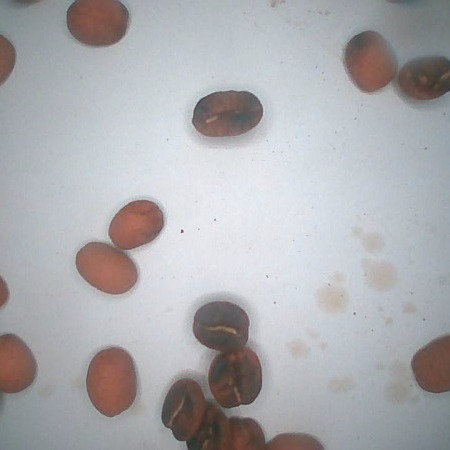
#> input picture data/test/medio/medio_disperso_20261015_215945_060.jpg, 450 x 450 px, found by its file name; its folder holds only this picture in this run
$ python auto_curate.py   (older library calls are emulated)
#> lines starting #> are read from the running program, lines starting #| are printed output that depends on the picture; after the words box and inside, x2 and y2 are one past the last pixel; in counts of white or black regions, pixels touching at a corner belong together
#> in main, image is the input picture: shape (450, 450, 3); mean B, G, R 175.6, 172.4, 172.6
### src/coffee_dataset/autocurate.py
"""Automatic first pass of curation: measure every raw frame and reject the clearly bad ones.

Measuring (FrameMetrics) is separate from deciding (Rule objects), so rules can be added,
removed or re-tuned without touching the rest. Raw files are never modified.
"""

from __future__ import annotations

from dataclasses import dataclass
from typing import Protocol

import cv2
import numpy as np


@dataclass(frozen=True)
class FrameMetrics:
    coverage: float      # share of the central area that is not white paper (beans, hands, objects...)
    largest_blob: int    # pixels of the biggest bean-sized blob in the central area (0 = none)
    hand_area: float     # share of the whole frame that is a large, smooth, skin-coloured region
    glove_area: float    # share of the whole frame that is a large warm-white region (latex glove)
    sharpness: float     # variance of the Laplacian (low = blurry)
    dark_share: float    # share of non-paper pixels that are very dark (dark beans)
    brightness: float    # mean V of the whole frame


def measure(image: np.ndarray) -> FrameMetrics:
    h, w = image.shape[:2]
#> h = 450; w = 450
    scale = 800 / w if w != 800 else 1.0
#> scale = 1.78
    if scale != 1.0:
        image = cv2.resize(image, (800, int(h * scale)), interpolation=cv2.INTER_AREA)
#> image: shape (800, 800, 3)
        h, w = image.shape[:2]
#> h = 800; w = 800
    hsv_full = cv2.cvtColor(image, cv2.COLOR_BGR2HSV)
#> hsv_full: shape (800, 800, 3); mean H, S, V 92, 22, 180.7
    gray_full = cv2.cvtColor(image, cv2.COLOR_BGR2GRAY)

    y0, y1, x0, x1 = int(h * 0.12), int(h * 0.88), int(w * 0.15), int(w * 0.85)
#> y0 = 96; y1 = 704; x0 = 120; x1 = 680
    hsv = hsv_full[y0:y1, x0:x1]
#> hsv: shape (608, 560, 3); mean H, S, V 95.7, 19.6, 198.4
    gray = gray_full[y0:y1, x0:x1]
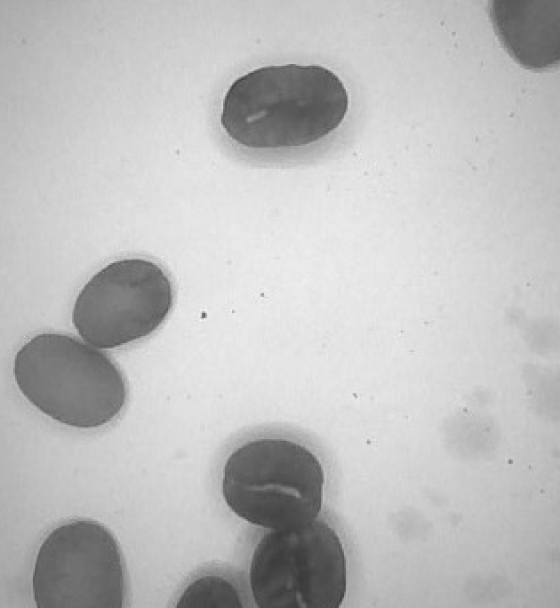
#> gray: shape (608, 560); min 57, max 247, mean 190.3
    sat, val = hsv[..., 1].astype(int), hsv[..., 2].astype(int)
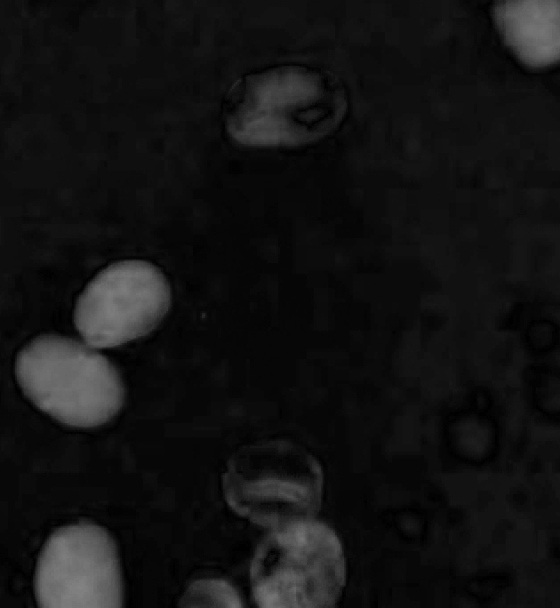
#> sat: shape (608, 560) int64; min 0, max 132, mean 19.6

    paper = (sat < 55) & (val > 135)
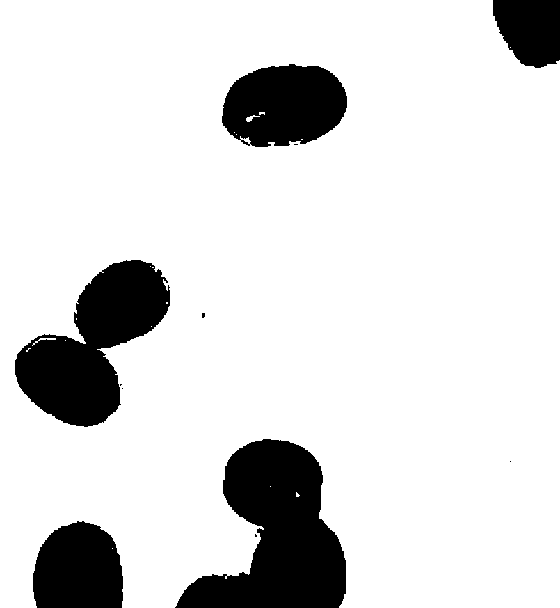
#> paper: shape (608, 560) bool; 85.8% white; 11 black regions (6 under 20 px), largest, box (x1, y1, x2, y2) and area: (175, 439, 346, 608) 16717, (15, 260, 170, 427) 13323, (222, 64, 347, 147) 8102, (33, 521, 123, 608) 6595, (493, 0, 560, 68) 3726
    beans = cv2.morphologyEx((~paper).astype(np.uint8), cv2.MORPH_OPEN, np.ones((3, 3), np.uint8))
#> beans: shape (608, 560); values 0 (black) and 1 (white), 14.2% white; 6 white regions (1 under 20 px), largest, box (x1, y1, x2, y2) and area: (176, 439, 346, 608) 16700, (15, 260, 170, 427) 13241, (222, 64, 347, 147) 8058, (33, 522, 123, 608) 6590, (493, 0, 560, 68) 3716
    coverage = float(beans.mean())
#> coverage = 0.142
    count, _, stats, _ = cv2.connectedComponentsWithStats(beans)
#> count = 7; stats = [[0, 0, 560, 608, 292163], [493, 0, 67, 68, 3716], [222, 64, 125, 83, 8058], [15, 260, 155, 167, 13241], [202, 313, 3, 4, 12], [176, 439, 170, 169, 16700], [33, 522, 90, 86, 6590]]
    areas = stats[1:, cv2.CC_STAT_AREA]
#> areas = [3716, 8058, 13241, 12, 16700, 6590]
    sized = areas[(areas > 250) & (areas < 6000)]
#> sized = [3716]
    largest = int(sized.max()) if sized.size else 0
#> largest = 3716
    dark = float(((val < 70) & (beans > 0)).sum() / max(1, beans.sum()))
#> dark = 0.00762

    return FrameMetrics(
        coverage=coverage,
        largest_blob=largest,
        hand_area=_hand_area(image, gray_full),
        glove_area=_glove_area(image),
        sharpness=float(cv2.Laplacian(gray, cv2.CV_64F).var()),
        dark_share=dark,
        brightness=float(hsv_full[..., 2].mean()),
    )


def _hand_area(image: np.ndarray, gray: np.ndarray) -> float:
    """Skin colour + smooth texture, then an opening wider than any bean: only hands survive."""
    ycc = cv2.cvtColor(image, cv2.COLOR_BGR2YCrCb)
#> ycc: shape (800, 800, 3); mean of channels 0, 1, 2 172.8, 127.9, 129.5
    sat, val = cv2.cvtColor(image, cv2.COLOR_BGR2HSV)[..., 1], cv2.cvtColor(image, cv2.COLOR_BGR2HSV)[..., 2]
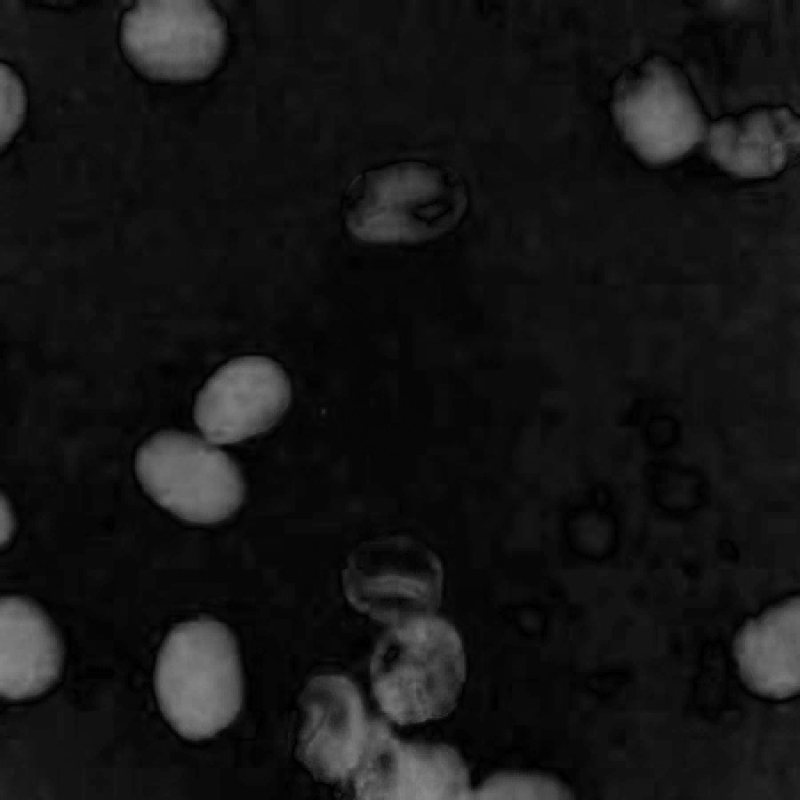
#> sat: shape (800, 800); min 0, max 139, mean 22
#> val: shape (800, 800)
    skin = (ycc[..., 1] > 135) & (ycc[..., 1] < 180) & (ycc[..., 2] > 85) & (ycc[..., 2] < 135) & (sat > 25) & (val > 80)
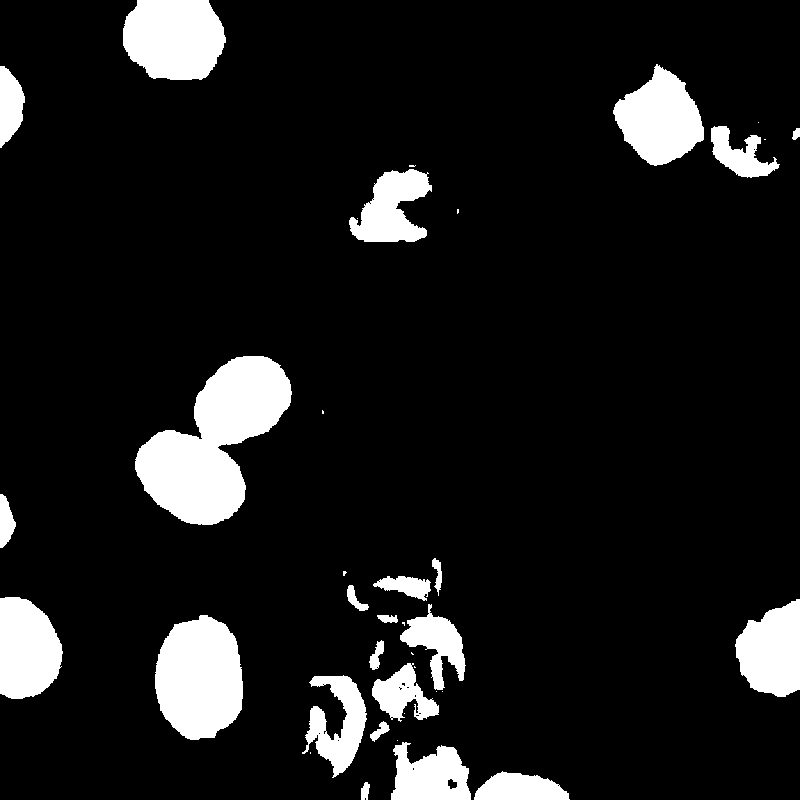
#> skin: shape (800, 800) bool; 10.6% white; 38 white regions (15 under 20 px), largest, box (x1, y1, x2, y2) and area: (135, 356, 292, 525) 14065, (155, 615, 243, 740) 8624, (123, 0, 226, 80) 6853
    g = gray.astype(np.float32)
    mean = cv2.blur(g, (7, 7))
    local_std = np.sqrt(np.maximum(cv2.blur(g * g, (7, 7)) - mean * mean, 0))
    mask = (skin & (local_std < 4)).astype(np.uint8)
#> mask: shape (800, 800); values 0 (black) and 1 (white), 8.7% white; 63 white regions (36 under 20 px), largest, box (x1, y1, x2, y2) and area: (138, 359, 287, 519) 10909, (156, 622, 239, 738) 7304, (123, 0, 224, 78) 6481
    mask = cv2.morphologyEx(mask, cv2.MORPH_OPEN, cv2.getStructuringElement(cv2.MORPH_ELLIPSE, (41, 41)))
#> mask: shape (800, 800); values 0 (black) and 1 (white), 5.9% white; 9 white regions, largest, box (x1, y1, x2, y2) and area: (159, 622, 239, 734) 6540, (123, 0, 222, 78) 6381, (139, 435, 240, 518) 5913
    return float(mask.mean())


def _glove_area(image: np.ndarray) -> float:
    """Latex gloves are bright, slightly warm and a bit saturated; blown-out paper is pure white."""
    b, r = image[..., 0].astype(int), image[..., 2].astype(int)
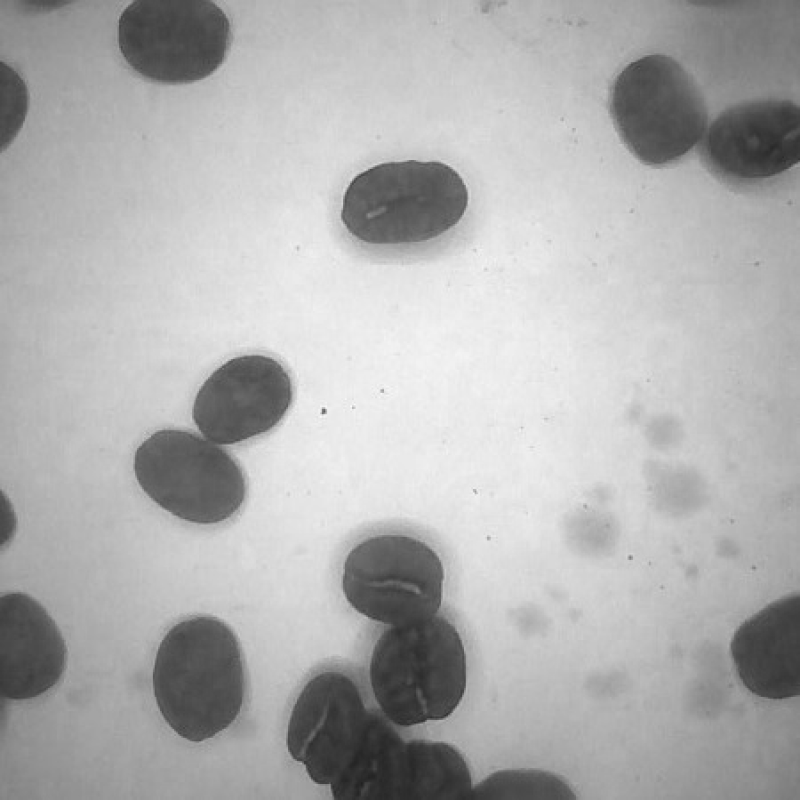
#> b: shape (800, 800) int64; min 32, max 252, mean 175.5
    hsv = cv2.cvtColor(image, cv2.COLOR_BGR2HSV)
    mask = ((hsv[..., 2] > 190) & (hsv[..., 1] >= 8) & (hsv[..., 1] < 45) & (r - b > -3)).astype(np.uint8)
#> mask: shape (800, 800); values 0 (black) and 1 (white), 0.44% white; 91 white regions (76 under 20 px), largest, box (x1, y1, x2, y2) and area: (569, 510, 614, 557) 1326, (519, 608, 542, 633) 357, (240, 390, 296, 451) 253
    mask = cv2.morphologyEx(mask, cv2.MORPH_OPEN, cv2.getStructuringElement(cv2.MORPH_ELLIPSE, (25, 25)))
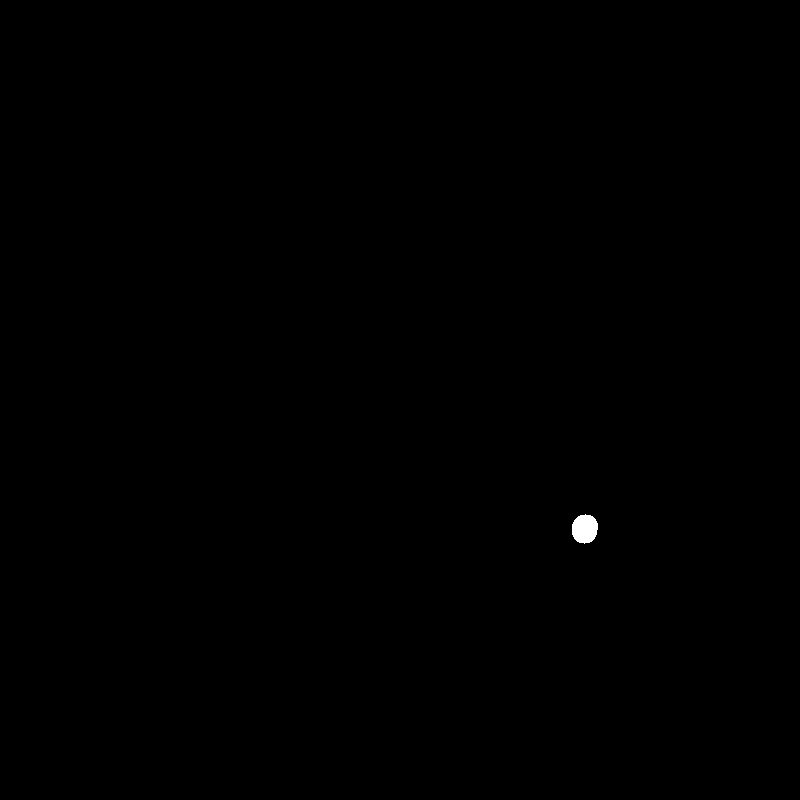
#> mask: shape (800, 800); values 0 (black) and 1 (white), 0.1% white; 1 white region, box (x1, y1, x2, y2) and area: (572, 514, 598, 544) 610
    return float(mask.mean())


class Rule(Protocol):
    def reject_reason(self, m: FrameMetrics, label: str, layout: str) -> str | None: ...


@dataclass(frozen=True)
class HandRule:
    max_hand: float = 0.025
    max_glove: float = 0.005

    def reject_reason(self, m: FrameMetrics, label: str, layout: str) -> str | None:
        if m.hand_area > self.max_hand:
            return "hand"
        return "glove" if m.glove_area > self.max_glove else None


@dataclass(frozen=True)
class TooFewBeansRule:
    """Group/spread photos need many beans; 'individual' photos need exactly one bean."""
    min_coverage: float = 0.05

    # [4 lines left out: function reject_reason, not called in this run]


@dataclass(frozen=True)
class BlurRule:
    min_sharpness: float = 25.0

    # [4 lines left out: function reject_reason, not called in this run]


@dataclass(frozen=True)
class ExposureRule:
    min_brightness: float = 90.0
    max_brightness: float = 215.0

    # [4 lines left out: function reject_reason, not called in this run]


@dataclass(frozen=True)
class MixedRoastRule:
    """Reject frames that contain too many beans darker than the class should have."""
    max_dark_share: dict[str, float]

    def reject_reason(self, m: FrameMetrics, label: str, layout: str) -> str | None:
        limit = self.max_dark_share.get(label)
        return "mixed_roast" if limit is not None and m.dark_share > limit else None


def default_rules() -> tuple[Rule, ...]:
    return (HandRule(), TooFewBeansRule(), BlurRule(), ExposureRule(), MixedRoastRule({"medio": 0.10}))


def judge(m: FrameMetrics, label: str, layout: str, rules: tuple[Rule, ...]) -> str | None:
    """First reason to reject, or None to keep. 'nada_otro' only needs a usable exposure."""
#> called with label = 'medio', layout = 'disperso'
    if label == "nada_otro":
        return ExposureRule(60.0, 250.0).reject_reason(m, label, layout)
    for rule in rules:
        reason = rule.reject_reason(m, label, layout)
        if reason:
            return reason
    return None

### src/coffee_dataset/curation.py
"""Stage 2: raw -> curated. Keeps a resumable log of keep/discard decisions."""

from __future__ import annotations

import csv
import shutil
from pathlib import Path

LOG_NAME = "decisions.csv"
KEEP, DISCARD = "keep", "discard"


class CurationLog:
    """dataset/curated/decisions.csv  (relative file, decision)."""

    def __init__(self, raw_root: Path, curated_root: Path) -> None:
        self._raw = Path(raw_root)
        self._curated = Path(curated_root)
        self._curated.mkdir(parents=True, exist_ok=True)
        self._log = self._curated / LOG_NAME
        self._decisions: dict[str, str] = {}
        self._order: list[str] = []
        if self._log.exists():
            with self._log.open(newline="", encoding="utf-8") as fh:
                for row in csv.DictReader(fh):
                    self._decisions[row["file"]] = row["decision"]
                    self._order.append(row["file"])

    def pending(self, labels: tuple[str, ...]) -> list[str]:
        """Raw files (relative, 'label/name.jpg') without a decision yet, in time order."""
        files: list[str] = []
        for label in labels:
            folder = self._raw / label
            if folder.exists():
                files += [f"{label}/{p.name}" for p in sorted(folder.glob("*.jpg"))]
        return [f for f in files if f not in self._decisions]

    def decide(self, rel: str, decision: str) -> None:
        if decision == KEEP:
            dest = self._curated / rel
            dest.parent.mkdir(parents=True, exist_ok=True)
            shutil.copy2(self._raw / rel, dest)
        if rel not in self._decisions:
            self._order.append(rel)
        self._decisions[rel] = decision
        self._save()

    # [9 lines left out: function undo, not called in this run]

    def summary(self) -> tuple[int, int]:
        values = list(self._decisions.values())
        return values.count(KEEP), values.count(DISCARD)

    def _save(self) -> None:
        with self._log.open("w", newline="", encoding="utf-8") as fh:
            writer = csv.writer(fh)
            writer.writerow(("file", "decision"))
            for rel in self._order:
                writer.writerow((rel, self._decisions[rel]))

### tools/auto_curate.py
"""Automatic first pass: keep the good raw photos, reject hands / blur / empty frames / mixed roasts.

    python tools\\auto_curate.py --dataset dataset_closed --dry-run     (only writes the report)
    python tools\\auto_curate.py --dataset dataset_closed               (copies the kept photos to curated/)

Raw photos are never touched. Afterwards `tools\\curate.py --dataset ...` still lets you fix by hand
anything it got wrong (photos already decided here are skipped there).
"""

from __future__ import annotations

import argparse
import csv
import sys
from collections import Counter
from pathlib import Path

import cv2

sys.path.insert(0, str(Path(__file__).resolve().parent.parent / "src"))

from coffee_dataset.autocurate import default_rules, judge, measure  # noqa: E402
from coffee_dataset.config import DEFAULT_LABELS  # noqa: E402
from coffee_dataset.curation import DISCARD, KEEP, CurationLog  # noqa: E402

REPORT = "auto_report.csv"


def layout_of(label: str, name: str) -> str:
    rest = name[len(label) + 1:] if name.startswith(label + "_") else name
    return rest.split("_")[0]


def main() -> int:
    ap = argparse.ArgumentParser(description=__doc__, formatter_class=argparse.RawDescriptionHelpFormatter)
    ap.add_argument("--dataset", type=Path, default=Path("dataset"))
    ap.add_argument("--dry-run", action="store_true", help="only write the report, copy nothing")
    a = ap.parse_args()

    raw, curated = a.dataset / "raw", a.dataset / "curated"
    log = CurationLog(raw, curated)
    rules = default_rules()
    todo = log.pending(DEFAULT_LABELS)
    if not todo:
        print("Nothing to do: every raw photo already has a decision.")
        return 0

    rows, counts = [], Counter()
    for i, rel in enumerate(todo, 1):
        label, name = rel.split("/", 1)
        image = cv2.imread(str(raw / rel))
        if image is None:
            reason, m = "unreadable", None
        else:
            m = measure(image)
            reason = judge(m, label, layout_of(label, name), rules)
#> reason = 'hand'
        decision = KEEP if reason is None else DISCARD
#> decision = 'discard'
        counts[(label, reason or "keep")] += 1
        rows.append((rel, decision, reason or "", *(("%.4f" % v for v in vars(m).values()) if m else ())))
        if not a.dry_run:
            log.decide(rel, decision)
        if i % 200 == 0:
            print(f"  {i}/{len(todo)}")

    curated.mkdir(parents=True, exist_ok=True)
    report = curated / REPORT
    previous: dict[str, list[str]] = {}
    if report.exists():                          # keep rows from earlier (interrupted) runs
        with report.open(newline="", encoding="utf-8") as fh:
            reader = csv.reader(fh)
            next(reader, None)
            previous = {row[0]: row for row in reader if row}
    previous.update({str(r[0]): [str(v) for v in r] for r in rows})
    with report.open("w", newline="", encoding="utf-8") as fh:
        w = csv.writer(fh)
        w.writerow(("file", "decision", "reason", "coverage", "largest_blob", "hand_area", "glove_area", "sharpness", "dark_share", "brightness"))
        w.writerows(previous.values())

    print("\nclass          kept  rejected  (reasons)")
    for label in DEFAULT_LABELS:
        kept = counts[(label, "keep")]
        why = {r: n for (lb, r), n in counts.items() if lb == label and r != "keep"}
        if kept or why:
            print(f"{label:<14} {kept:>4}  {sum(why.values()):>8}  {why}")
#> this loop made 8 passes
#> why on pass 3: {'hand': 1}
#| medio             0         1  {'hand': 1}
    print(f"\nReport: {curated / REPORT}" + ("   (dry run: nothing copied)" if a.dry_run else ""))
    return 0


if __name__ == "__main__":
    raise SystemExit(main())
#> (the program exits here)
